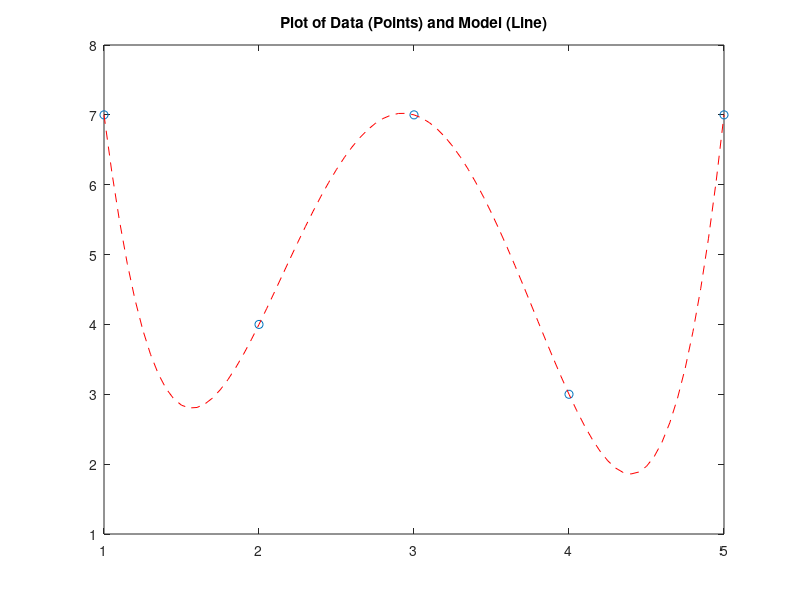

MATLAB code to generate this figure:
clear all
clc

polya = poly([1 2])
polyb = poly([4 6])
polyc = poly([3 -4])
polyd = poly([1 1 1])
polye = poly([2 3 5])
rootsb = roots(polyb)
rootse = roots(polye)
sumPolyAandPolyB = polya+polyb

value = polyval([1 4 4], 3)
product = conv([1 2], [1 4])
integral = polyint([3 2 10])
diff = polyder([1 5 8])

% Polyfit
% I will create 5 points
for i = 1:5
    x(i) = i;
    y(i) = randi(10);
end
x
y
p = polyfit(x, y, 6)
for i = 1:5
    value = y(i)
    evaluation = polyval(p, i)
end

% Using the p fitting polynomial, I will create a plot
% based on spots
x2 = 1: 0.05: 5;
y2 = polyval(p, x2);
plot(x,y, 'o', x2,y2,'r--')
title('Plot of Data (Points) and Model (Line)')

